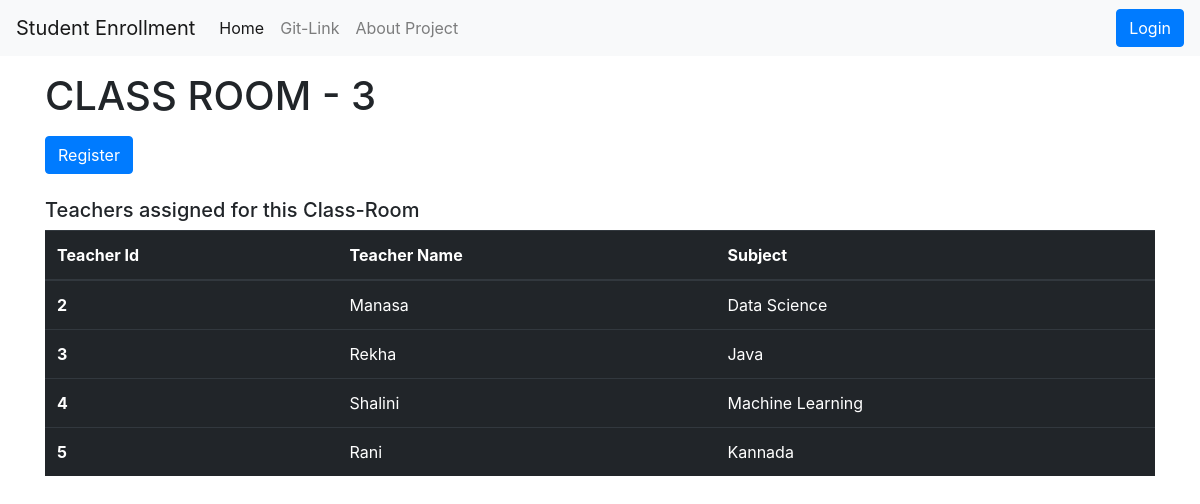
Screenshot of /student_enrollment/3/ with the database file from the repository.
### studentapp/models.py (models this page shows, shortened)
class ClassRoom(models.Model):
    class_name = CharField(max_length=200, null=False, unique=True)
    teacher = models.ManyToManyField(Teacher, null=True, blank=True)

class Teacher(models.Model):
    teacher_name = CharField(max_length=200, null=False, blank=False)
    role=CharField(max_length=200, default="teacher")
    subject = CharField(max_length=200,null=False, blank=False)
    email=EmailField(null=False, blank=False)
    password=CharField(max_length=200,null=False, blank=False)
    user = models.ForeignKey(User, on_delete=models.CASCADE)

### studentapp/views.py (the view)
# urls.py: path('<int:id>/', views.single_class, name='single_class'),
def single_class(request,id):
    single_class=  ClassRoom.objects.filter(id=id).first()
    teachers=  ClassRoom.objects.filter(id=id).first().teacher.all()
    user_obj=None
    if request.session.has_key('role') and request.session.has_key('id'):
        if request.session['role']=='teacher':
            user_obj=Teacher.objects.get(id=request.session['id'])
        if request.session['role']=='student':
            user_obj=Student.objects.get(id=request.session['id'])
    return render(request, 'studentapp/single_class.html',{'single_class':single_class, 'teachers':teachers ,'user_obj':user_obj})

### studentapp/templates/studentapp/single_class.html
{% extends 'studentapp/base.html' %} {% block body %}
<div class="container">
  <h1 class="my-3" >{{single_class.class_name}}</h1>
  {% if user_obj.role  == 'teacher' %}
  {% else %}
  <a href="{% url 'register' class_name=single_class.class_name %}" class="btn btn-primary">Register</a>
  {% endif %}
  <br> <br>
  <h5>Teachers assigned for this Class-Room</h5>
  <table class="table table-dark">
    <thead>
      <tr>
        <th scope="col">Teacher Id</th>
        <th scope="col">Teacher Name</th>
        <th scope="col">Subject</th>
      </tr>
    </thead>
    <tbody>
    {% for teacher in teachers %}
      <tr>
        <th scope="row">{{teacher.id}}</th>
        <td>{{teacher.teacher_name}}</td>
        <td>{{teacher.subject}}</td>
      </tr>
    {%endfor%}
    </tbody>
  </table>
</div>
{% endblock body %}

### rows the page displays
ClassRoom: class_name "CLASS ROOM - 3"
Teacher: id "2", teacher_name "Manasa", subject "Data Science"
Teacher: id "3", teacher_name "Rekha", subject "Java"
Teacher: id "4", teacher_name "Shalini", subject "Machine Learning"
Teacher: id "5", teacher_name "Rani", subject "Kannada"
